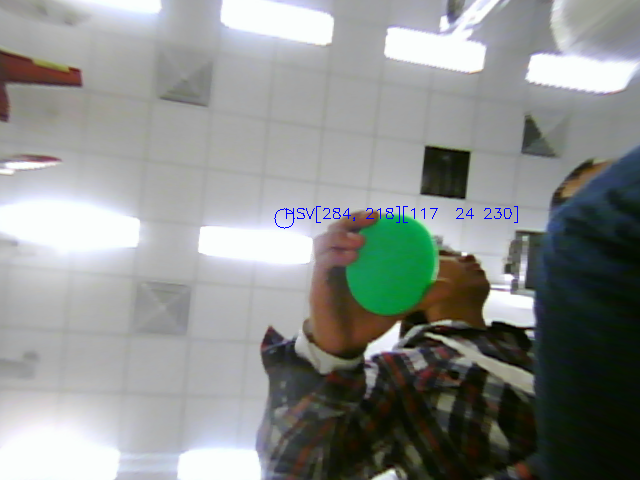
#> input picture cv/0origin.png, 640 x 480 px, given in place of the camera
$ python cv_chase.py   (Python 2 division)
#> lines starting #> are read from the running program, lines starting #| are printed output that depends on the picture
# -*- coding: UTF-8 -*-
import cv2
import numpy as np
import time
import sys
import serial

#car = serial.Serial("/dev/ttyUSB0",9600)
#data = serial.Serial("/dev/ttyUSB1",115200)
cap = cv2.VideoCapture(1)

color = [0, 0]
flag = True
flag1 = True
count = 0
mark = 0

#read in status:
car_speed = 0
car_angle = 0

speed = 0
angle = 0
max_val = 40

#TODO:

#1.提高速度，目前增加抓取后速度太慢
#2.矫正畸变
#(1)显示图片：频率约为10Hz
#(2)增加矫正，不显示图片：频率约为14Hz
#(3)不作任何处理：频率约为16Hz
#3.改至HSV色系处理
mtx = np.load('mtx.npy')
#> (reads cv/mtx.npy from the repository)
dist = np.load('dist.npy')
#> (reads cv/dist.npy from the repository)
# [64 lines left out: functions car_run, is_close, select_point, not called in this run]

cv2.namedWindow('image')
cv2.setMouseCallback('image',select_point)
#mouse to select the target
while(flag):
    try:
        ret, frame = cap.read()
#> frame is the input picture: shape (480, 640, 3); mean B, G, R 140.2, 142.7, 139
        if ret != 1:
            raise IOError
        #创建图像与窗口并将窗口与回调函数绑定
        frame = cv2.undistort(frame, mtx, dist)
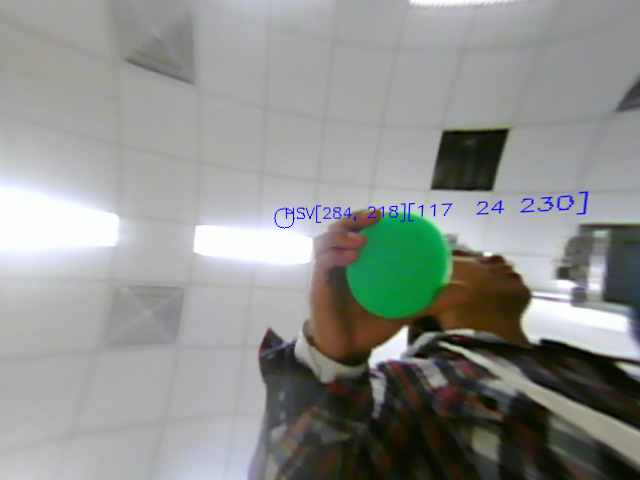
#> frame: shape (480, 640, 3); mean B, G, R 142.2, 145.6, 142.5
        cv2.imshow('image', frame)
        cv2.waitKey(1)
    except IOError:
        continue
#recognize the color

#read in the status
green = frame[color[1], color[0], :]
#green = [42,144,78]
print green
#cv2.waitKey(0)
threshold = 42
c = np.zeros((48, 64, 3), np.float32)
mask = np.zeros([640, 480, 1], np.uint8)
while(True):
    try:
        ret, a = cap.read()
        if ret != 1:
            raise IOError
    except IOError:
        continue
    a = cv2.undistort(a, mtx, dist)
    cv2.circle(a, (color[0], color[1]), 10, (255, 0, 0), 0)
    a_hsv = cv2.cvtColor(a, cv2.COLOR_BGR2HSV)
    cv2.putText(a,'HSV' + (str)(color) + (str)(a_hsv[color[1], color[0], :]),(color[0], color[1]), cv2.FONT_HERSHEY_SIMPLEX, 0.5 ,(255, 0, 0))

    # [23 lines of commented-out code are left out]
    c = cv2.resize(a, (80,60))
    c = cv2.cvtColor(c, cv2.COLOR_BGR2HSV)


    #TODO:
    #采用高斯模糊后掩膜出现带状干扰图形,检查下原因
    #c = cv2.GaussianBlur(c, (5, 5), 0, 0)


    # 设定颜色的阈值(Method1: HSV空间的绿色，与选择区域无关)
    lower_green = np.array([40, 50, 50])   #滤除暗色区域
    upper_green = np.array([80, 255, 255])
    #实验结果:
    #       1.亮度较大的区域（V值较大）表现为色调上升，从而导致掩膜构建失效，建议初步利用V值动态调节H的阈值
    #       2.SVM？
    #       3.先做模糊处理,然后动态阈值

    #Method2: 根据鼠标点选的区域选择颜色

    # 根据阈值构建掩膜

    mask = cv2.inRange(c, lower_green , upper_green)
    c = np.float32(c)
    mask = cv2.morphologyEx(mask, cv2.MORPH_OPEN, np.ones((3,3),np.uint8))
    #TODO:20160229
    #想办法解决tag离开视野后杂色干扰的问题


    #cv2.circle(mask, (color[0], color[1]), 10, (0, 0, 255), 1)
    ## 对原图像和掩模进行位运算
    #res = cv2.bitwise_and(a, a, mask=mask)
    ## 显示图像
    #cv2.imshow('res',res)
    #k=cv2.waitKey(5)&0xFF
    #if k==27:
    #    break
    ## 关闭窗口
    #cv2.destroyAllWindows()

    ret = cv2.moments(mask)
    if ret['m00'] != 0:
        x= (int)((float)(ret['m10'])/(float)(ret['m00']))
        y= (int)((float)(ret['m01'])/(float)(ret['m00']))
    else:
        x = 40
	y = 30

    #print  time.clock(), [x, y]
    #print [x*8,y*8]


    x = x * 8
    y = y * 8
    #output control data
    length = np.linalg.norm([x-320,y-240])
    if (length < 80):
        speed = 0
        angle = 0
    else:
        speed = length / 3;
        if x == 320:
            if y > 240:
                angle = 180
            else:
                angle = 0
        elif y == 240:
            if x > 320:
                angle = 90
            else:
                angle = -90
        else:
            angle = np.arctan(((float)(x)-320)/(240-(float)(y)))
            angle = (float)(angle) / 3.1415926 * 180
            if (y > 240):
                if (x > 320):
                    angle = 180 + angle
                else:
                    angle = -180 + angle

    #print angle,length, x, y
    #print info,car_speed,car_angle
    car_run(speed , angle)

    #car.write("#"+(str)(speed)+"-"+(str)(angle)+"*")l


        #if x < 624 and y < 464:
        #    cv2.circle(a, ((int)(x*8), (int)(y*8)), 50, (255, 0, 0), 0)
    mask = cv2.resize(mask, (640 ,480))
    cv2.imshow('origin', a)
    cv2.imshow('mask', mask)
	#mark = mark + 1
        #cv2.imwrite("save/"+(str)(mark)+'.png', mask)
        #cv2.imshow('image', a)
    cv2.waitKey(1)
    #print time.clock()
    if cv2.waitKey(10) & 0xFF == ord('o'):
        flag1 = False
        print "+++++++++"
        cv2.destroyWindow('image')
    # [4 lines of commented-out code are left out]
